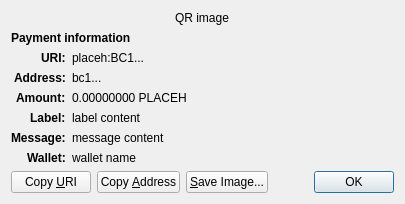
<?xml version="1.0" encoding="UTF-8"?>
<ui version="4.0">
 <class>ReceiveRequestDialog</class>
 <widget class="QDialog" name="ReceiveRequestDialog">
  <property name="geometry">
   <rect>
    <x>0</x>
    <y>0</y>
    <width>413</width>
    <height>229</height>
   </rect>
  </property>
  <property name="windowTitle">
   <string>Request payment to ...</string>
  </property>
  <layout class="QGridLayout" name="gridLayout" columnstretch="0,1">
   <property name="sizeConstraint">
    <enum>QLayout::SetFixedSize</enum>
   </property>
   <item row="0" column="0" colspan="2" alignment="Qt::AlignHCenter">
    <widget class="QRImageWidget" name="qr_code">
     <property name="text">
      <string notr="true">QR image</string>
     </property>
     <property name="textInteractionFlags">
      <set>Qt::NoTextInteraction</set>
     </property>
    </widget>
   </item>
   <item row="1" column="0" colspan="2">
    <widget class="QLabel" name="payment_header">
     <property name="font">
      <font>
       <weight>75</weight>
       <bold>true</bold>
      </font>
     </property>
     <property name="text">
      <string>Payment information</string>
     </property>
     <property name="textInteractionFlags">
      <set>Qt::NoTextInteraction</set>
     </property>
    </widget>
   </item>
   <item row="2" column="0" alignment="Qt::AlignRight|Qt::AlignTop">
    <widget class="QLabel" name="uri_tag">
     <property name="font">
      <font>
       <weight>75</weight>
       <bold>true</bold>
      </font>
     </property>
     <property name="text">
      <string notr="true">URI:</string>
     </property>
     <property name="textFormat">
      <enum>Qt::PlainText</enum>
     </property>
     <property name="textInteractionFlags">
      <set>Qt::NoTextInteraction</set>
     </property>
    </widget>
   </item>
   <item row="2" column="1" alignment="Qt::AlignTop">
    <widget class="QLabel" name="uri_content">
     <property name="text">
      <string notr="true">placeh:BC1...</string>
     </property>
     <property name="textFormat">
      <enum>Qt::RichText</enum>
     </property>
     <property name="wordWrap">
      <bool>true</bool>
     </property>
     <property name="textInteractionFlags">
      <set>Qt::TextSelectableByMouse</set>
     </property>
    </widget>
   </item>
   <item row="3" column="0" alignment="Qt::AlignRight|Qt::AlignTop">
    <widget class="QLabel" name="address_tag">
     <property name="font">
      <font>
       <weight>75</weight>
       <bold>true</bold>
      </font>
     </property>
     <property name="text">
      <string>Address:</string>
     </property>
     <property name="textInteractionFlags">
      <set>Qt::NoTextInteraction</set>
     </property>
    </widget>
   </item>
   <item row="3" column="1" alignment="Qt::AlignTop">
    <widget class="QLabel" name="address_content">
     <property name="text">
      <string notr="true">bc1...</string>
     </property>
     <property name="textFormat">
      <enum>Qt::PlainText</enum>
     </property>
     <property name="textInteractionFlags">
      <set>Qt::TextSelectableByMouse</set>
     </property>
    </widget>
   </item>
   <item row="4" column="0" alignment="Qt::AlignRight|Qt::AlignTop">
    <widget class="QLabel" name="amount_tag">
     <property name="font">
      <font>
       <weight>75</weight>
       <bold>true</bold>
      </font>
     </property>
     <property name="text">
      <string>Amount:</string>
     </property>
     <property name="textInteractionFlags">
      <set>Qt::NoTextInteraction</set>
     </property>
    </widget>
   </item>
   <item row="4" column="1" alignment="Qt::AlignTop">
    <widget class="QLabel" name="amount_content">
     <property name="text">
      <string notr="true">0.00000000 PLACEH</string>
     </property>
     <property name="textFormat">
      <enum>Qt::PlainText</enum>
     </property>
     <property name="textInteractionFlags">
      <set>Qt::TextSelectableByMouse</set>
     </property>
    </widget>
   </item>
   <item row="5" column="0" alignment="Qt::AlignRight|Qt::AlignTop">
    <widget class="QLabel" name="label_tag">
     <property name="font">
      <font>
       <weight>75</weight>
       <bold>true</bold>
      </font>
     </property>
     <property name="text">
      <string>Label:</string>
     </property>
     <property name="textInteractionFlags">
      <set>Qt::NoTextInteraction</set>
     </property>
    </widget>
   </item>
   <item row="5" column="1" alignment="Qt::AlignTop">
    <widget class="QLabel" name="label_content">
     <property name="text">
      <string notr="true">label content</string>
     </property>
     <property name="textFormat">
      <enum>Qt::PlainText</enum>
     </property>
     <property name="wordWrap">
      <bool>true</bool>
     </property>
     <property name="textInteractionFlags">
      <set>Qt::TextSelectableByMouse</set>
     </property>
    </widget>
   </item>
   <item row="6" column="0" alignment="Qt::AlignRight|Qt::AlignTop">
    <widget class="QLabel" name="message_tag">
     <property name="font">
      <font>
       <weight>75</weight>
       <bold>true</bold>
      </font>
     </property>
     <property name="text">
      <string>Message:</string>
     </property>
     <property name="textInteractionFlags">
      <set>Qt::NoTextInteraction</set>
     </property>
    </widget>
   </item>
   <item row="6" column="1" alignment="Qt::AlignTop">
    <widget class="QLabel" name="message_content">
     <property name="text">
      <string notr="true">message content</string>
     </property>
     <property name="textFormat">
      <enum>Qt::PlainText</enum>
     </property>
     <property name="wordWrap">
      <bool>true</bool>
     </property>
     <property name="textInteractionFlags">
      <set>Qt::TextSelectableByMouse</set>
     </property>
    </widget>
   </item>
   <item row="7" column="0" alignment="Qt::AlignRight|Qt::AlignTop">
    <widget class="QLabel" name="wallet_tag">
     <property name="font">
      <font>
       <weight>75</weight>
       <bold>true</bold>
      </font>
     </property>
     <property name="text">
      <string>Wallet:</string>
     </property>
     <property name="textInteractionFlags">
      <set>Qt::NoTextInteraction</set>
     </property>
    </widget>
   </item>
   <item row="7" column="1" alignment="Qt::AlignTop">
    <widget class="QLabel" name="wallet_content">
     <property name="text">
      <string notr="true">wallet name</string>
     </property>
     <property name="textFormat">
      <enum>Qt::PlainText</enum>
     </property>
     <property name="wordWrap">
      <bool>true</bool>
     </property>
     <property name="textInteractionFlags">
      <set>Qt::TextSelectableByMouse</set>
     </property>
    </widget>
   </item>
   <item row="8" column="0" colspan="2">
    <layout class="QHBoxLayout" name="horizontalLayout">
     <item>
      <widget class="QPushButton" name="btnCopyURI">
       <property name="text">
        <string>Copy &amp;URI</string>
       </property>
       <property name="autoDefault">
        <bool>false</bool>
       </property>
      </widget>
     </item>
     <item>
      <widget class="QPushButton" name="btnCopyAddress">
       <property name="text">
        <string>Copy &amp;Address</string>
       </property>
       <property name="autoDefault">
        <bool>false</bool>
       </property>
      </widget>
     </item>
     <item>
      <widget class="QPushButton" name="btnSaveAs">
       <property name="text">
        <string>&amp;Save Image...</string>
       </property>
       <property name="autoDefault">
        <bool>false</bool>
       </property>
      </widget>
     </item>
     <item>
      <spacer name="horizontalSpacer_2">
       <property name="orientation">
        <enum>Qt::Horizontal</enum>
       </property>
       <property name="sizeHint" stdset="0">
        <size>
         <width>40</width>
         <height>20</height>
        </size>
       </property>
      </spacer>
     </item>
     <item>
      <widget class="QDialogButtonBox" name="buttonBox">
       <property name="focusPolicy">
        <enum>Qt::StrongFocus</enum>
       </property>
       <property name="standardButtons">
        <set>QDialogButtonBox::Ok</set>
       </property>
      </widget>
     </item>
    </layout>
   </item>
  </layout>
 </widget>
 <customwidgets>
  <customwidget>
   <class>QRImageWidget</class>
   <extends>QLabel</extends>
   <header>qt/qrimagewidget.h</header>
  </customwidget>
 </customwidgets>
 <tabstops>
  <tabstop>buttonBox</tabstop>
  <tabstop>btnCopyURI</tabstop>
  <tabstop>btnCopyAddress</tabstop>
  <tabstop>btnSaveAs</tabstop>
 </tabstops>
 <resources/>
 <connections>
  <connection>
   <sender>buttonBox</sender>
   <signal>accepted()</signal>
   <receiver>ReceiveRequestDialog</receiver>
   <slot>accept()</slot>
   <hints>
    <hint type="sourcelabel">
     <x>135</x>
     <y>230</y>
    </hint>
    <hint type="destinationlabel">
     <x>135</x>
     <y>126</y>
    </hint>
   </hints>
  </connection>
 </connections>
</ui>
